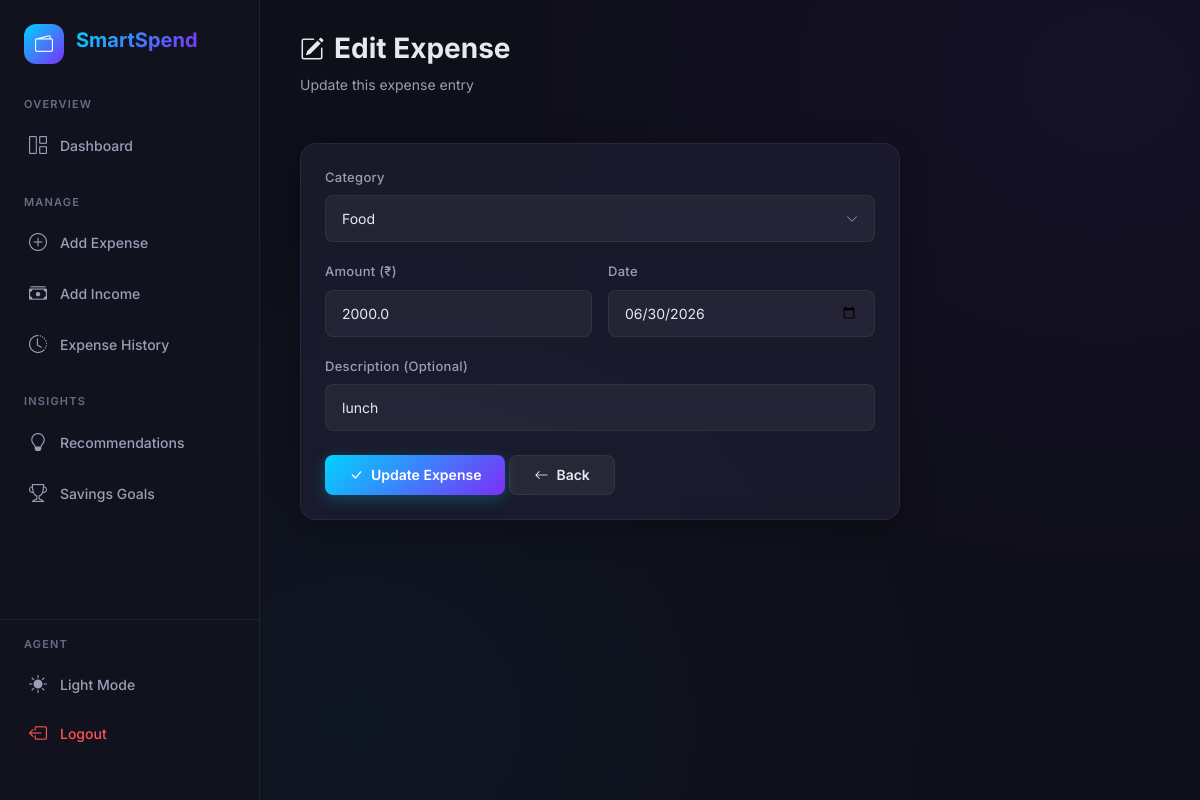
/edit-expense/9 (signed in), run on the app's committed database.
### tables this page shows
CREATE TABLE expenses (
            id INTEGER PRIMARY KEY AUTOINCREMENT,
            user_id INTEGER NOT NULL,
            category TEXT NOT NULL,
            amount REAL NOT NULL,
            description TEXT,
            date DATE NOT NULL,
            created_at TIMESTAMP DEFAULT CURRENT_TIMESTAMP,
            FOREIGN KEY (user_id) REFERENCES users(id) ON DELETE CASCADE
        );

### app.py (the view, shortened to what this page needs)
@app.route('/edit-expense/<int:expense_id>', methods=['GET', 'POST'])
@login_required
def edit_expense(expense_id):
    user_id = session['user_id']
    expense = db.get_expense_by_id(expense_id, user_id)
    if not expense:
        flash('Expense not found.', 'danger')
        return redirect(url_for('expenses'))
    return render_template('edit_expense.html', expense=expense,
                           categories=CATEGORIES, category_icons=CATEGORY_ICONS)

### app.py (called while the page is built)
def login_required(f):
    @wraps(f)
    def decorated_function(*args, **kwargs):
        if 'user_id' not in session:
            flash('Please log in to access this page.', 'warning')
            return redirect(url_for('login'))
        return f(*args, **kwargs)
    return decorated_function

### database.py (called while the page is built)
def get_db():
    conn = sqlite3.connect(DATABASE)
    conn.row_factory = sqlite3.Row
    conn.execute("PRAGMA foreign_keys = ON")
    return conn

def get_expense_by_id(expense_id, user_id):
    conn = get_db()
    row = conn.execute(
        'SELECT * FROM expenses WHERE id = ? AND user_id = ?',
        (expense_id, user_id)
    ).fetchone()
    conn.close()
    return row

### templates/edit_expense.html (shortened to what this page needs)
{% extends "base.html" %}
{% block content %}
<div class="page-header">
    <div>
        <h1><i class="bi bi-pencil-square" style="margin-right: 10px; font-size: 24px;"></i>Edit Expense</h1>
        <p class="subtitle">Update this expense entry</p>
    </div>
</div>
<div class="card form-card">
    <form method="POST" action="{{ url_for('edit_expense', expense_id=expense['id']) }}"
          onsubmit="return validateExpenseForm(this)">
        <div class="form-group">
            <label for="category">Category</label>
            <select class="form-control" id="category" name="category" required>
                {% for cat in categories %}
                <option value="{{ cat }}" {% if expense['category'] == cat %}selected{% endif %}>
                    {{ cat }}
                </option>
                {% endfor %}
            </select>
        </div>
        <div class="form-row">
            <div class="form-group">
                <label for="amount">Amount (₹)</label>
                <input type="number" class="form-control" id="amount" name="amount"
                       value="{{ expense['amount'] }}" step="0.01" min="0.01" required>
            </div>
            <div class="form-group">
                <label for="date">Date</label>
                <input type="date" class="form-control" id="date" name="date"
                       value="{{ expense['date'] }}" required>
            </div>
        </div>
        <div class="form-group">
            <label for="description">Description (Optional)</label>
            <input type="text" class="form-control" id="description" name="description"
                   value="{{ expense['description'] or '' }}"
                   placeholder="e.g., Lunch at cafe, Uber ride...">
        </div>
        <div class="d-flex gap-1" style="margin-top: 24px;">
            <button type="submit" class="btn btn-primary">
                <i class="bi bi-check-lg"></i> Update Expense
            </button>
            <a href="{{ url_for('expenses') }}" class="btn btn-secondary">
                <i class="bi bi-arrow-left"></i> Back
            </a>
        </div>
    </form>
</div>
{% endblock %}

### static/css/style.css (style rules this page uses)
:root { --bg-primary: #0f0f1a; --bg-secondary: #1a1a2e; --bg-card: rgba(30, 30, 50, 0.7); --bg-card-solid: #1e1e32; --bg-sidebar: #12121f; --bg-input: rgba(255, 255, 255, 0.05); --text-primary: #e8e8f0; --text-secondary: #9d9db5; --text-muted: #6b6b85; --accent-gradient: linear-gradient(135deg, #00d2ff, #7b2ff7); --accent-teal: #00d2ff; --accent-purple: #7b2ff7; --accent-green: #00e676; --accent-red: #ff5252; --accent-yellow: #ffd740; --accent-orange: #ff9100; --border-color: rgba(255, 255, 255, 0.06); --shadow-glow: 0 0 30px rgba(0, 210, 255, 0.08); --shadow-card: 0 8px 32px rgba(0, 0, 0, 0.3); --radius-sm: 8px; --radius-md: 12px; --radius-lg: 16px; --radius-xl: 20px; --sidebar-width: 260px; --topbar-height: 70px; --transition-fast: 0.2s cubic-bezier(0.4, 0, 0.2, 1); --transition-smooth: 0.35s cubic-bezier(0.4, 0, 0.2, 1); }
*, *::before, *::after { margin: 0; padding: 0; box-sizing: border-box; }
html { scroll-behavior: smooth; }
body { font-family: 'Inter', -apple-system, BlinkMacSystemFont, sans-serif; background: var(--bg-primary); color: var(--text-primary); min-height: 100vh; overflow-x: hidden; -webkit-font-smoothing: antialiased; }
.form-group { margin-bottom: 20px; }
.form-group label { display: block; margin-bottom: 8px; font-size: 13px; font-weight: 500; color: var(--text-secondary); letter-spacing: 0.3px; }
.form-control { width: 100%; padding: 12px 16px; background: var(--bg-input); border: 1px solid var(--border-color); border-radius: var(--radius-sm); color: var(--text-primary); font-family: 'Inter', sans-serif; font-size: 14px; transition: var(--transition-fast); outline: none; }
.form-control::placeholder { color: var(--text-muted); }
select.form-control { appearance: none; background-repeat: no-repeat; background-position: right 16px center; padding-right: 40px; }
select.form-control option { background: var(--bg-card-solid); color: var(--text-primary); }
.btn { display: inline-flex; align-items: center; justify-content: center; gap: 8px; padding: 12px 24px; border: none; border-radius: var(--radius-sm); font-family: 'Inter', sans-serif; font-size: 14px; font-weight: 600; cursor: pointer; transition: var(--transition-fast); text-decoration: none; line-height: 1; }
.btn-primary { background: var(--accent-gradient); color: #fff; box-shadow: 0 4px 15px rgba(0, 210, 255, 0.25); }
.btn-secondary { background: rgba(255, 255, 255, 0.06); color: var(--text-primary); border: 1px solid var(--border-color); }
.page-header { display: flex; align-items: center; justify-content: space-between; margin-bottom: 32px; }
.page-header h1 { font-size: 28px; font-weight: 700; color: var(--text-primary); }
.page-header .subtitle { color: var(--text-secondary); font-size: 14px; margin-top: 4px; }
.card { background: var(--bg-card); backdrop-filter: blur(12px); -webkit-backdrop-filter: blur(12px); border: 1px solid var(--border-color); border-radius: var(--radius-lg); padding: 24px; box-shadow: var(--shadow-card); transition: var(--transition-smooth); }
.form-card { max-width: 600px; }
.form-row { display: grid; grid-template-columns: 1fr 1fr; gap: 16px; }
.d-flex { display: flex; }
.gap-1 { gap: 8px; }

### data on the page
expenses: category "Food", amount "2000.0", date "06/30/2026", description "lunch"

### other printed values
{{ session.get('user_name', 'User') }} "AGENT"
